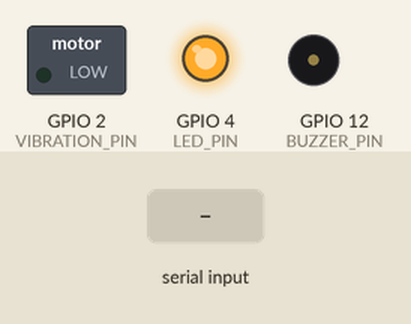
A sketch run on a simulated ESP32. On the bench: switched loads named in the sketch (green lamp = pin HIGH), output pins drawn as LEDs (lit = HIGH), buzzer (waves = sounding, pin HIGH). Inputs (shaded band) come from the test bench. What the sketch prints to the serial monitor is not drawn.

Above: at 0.6 s.
At 5.4 s:
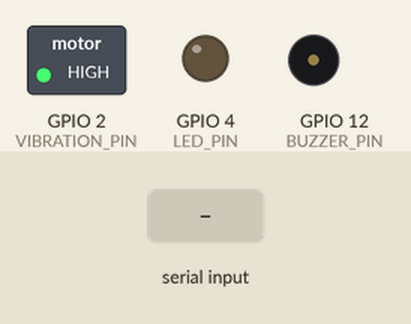
At 19.4 s:
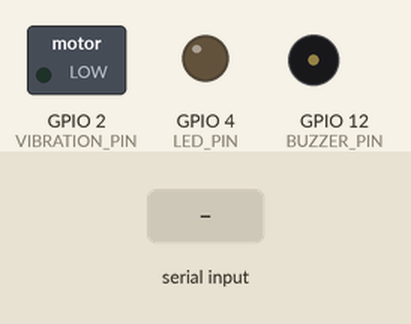
19.5 s: "1" received over the second serial link
Timing chart, 0 to 22.5 s (numbered marks = the images above; inputs shaded):
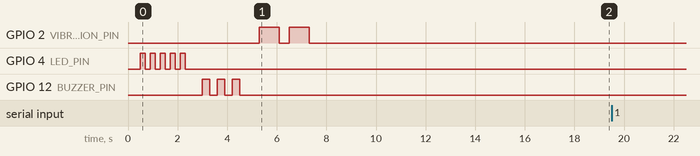

Measured:
- after the input at 19.5 s, every drawn part: stays the same

The sketch:

hardware_test.ino
```cpp
/*
 * ESP32 Controller — Hardware self-test sketch
 *
 * Runs each peripheral once in setup(), then loops the GPS reader
 * so you can keep watching NMEA output.
 *
 * Wiring (same as controller_arduino.ino):
 *   Buzzer         GPIO 12
 *   LED            GPIO 4
 *   Vibration      GPIO 2
 *   Neo-6M TX  ->  GPIO 16 (ESP32 RX1)
 *   Neo-6M RX  <-  GPIO 17 (ESP32 TX1)
 *
 * Upload (Arduino IDE):
 *   Board:         "ESP32 Dev Module"
 *   Upload speed:  921600
 *   Serial Monitor: 115200 baud
 */

#include <Arduino.h>
#include <HardwareSerial.h>

#define BUZZER_PIN       12
#define LED_PIN          4
#define VIBRATION_PIN    2

#define GPS_RX_PIN       16   // ESP32 RX1  <- GPS TX
#define GPS_TX_PIN       17   // ESP32 TX1  -> GPS RX
#define GPS_BAUD         9600

HardwareSerial GPS(1);

void testLED() {
  Serial.println(F("[1/4] LED  — 5 blinks on GPIO 4"));
  for (int i = 0; i < 5; i++) {
    digitalWrite(LED_PIN, HIGH);
    delay(200);
    digitalWrite(LED_PIN, LOW);
    delay(200);
  }
  Serial.println(F("      done."));
}

void testBuzzer() {
  Serial.println(F("[2/4] BUZZER — 3 beeps on GPIO 12"));
  for (int i = 0; i < 3; i++) {
    digitalWrite(BUZZER_PIN, HIGH);
    delay(300);
    digitalWrite(BUZZER_PIN, LOW);
    delay(300);
  }
  Serial.println(F("      done."));
}

void testVibration() {
  Serial.println(F("[3/4] VIBRATION — 2 pulses on GPIO 2"));
  for (int i = 0; i < 2; i++) {
    digitalWrite(VIBRATION_PIN, HIGH);
    delay(800);
    digitalWrite(VIBRATION_PIN, LOW);
    delay(400);
  }
  Serial.println(F("      done."));
}

void testGPS() {
  Serial.println(F("[4/4] GPS — reading NMEA for 10 s (GPIO 16 RX / 17 TX)"));
  unsigned long start = millis();
  size_t bytes = 0;
  while (millis() - start < 10000) {
    while (GPS.available()) {
      int c = GPS.read();
      Serial.write(c);
      bytes++;
    }
  }
  Serial.println();
  Serial.print(F("      received "));
  Serial.print(bytes);
  Serial.println(F(" bytes."));
  if (bytes == 0) {
    Serial.println(F("      FAIL: no data. Check TX->GPIO16, RX->GPIO17, VCC, GND."));
  } else {
    Serial.println(F("      OK: data flowing. (Fix can take minutes outdoors on cold start.)"));
  }
}

void setup() {
  Serial.begin(115200);
  delay(500);

  pinMode(LED_PIN, OUTPUT);
  pinMode(BUZZER_PIN, OUTPUT);
  pinMode(VIBRATION_PIN, OUTPUT);
  digitalWrite(LED_PIN, LOW);
  digitalWrite(BUZZER_PIN, LOW);
  digitalWrite(VIBRATION_PIN, LOW);

  GPS.begin(GPS_BAUD, SERIAL_8N1, GPS_RX_PIN, GPS_TX_PIN);

  Serial.println();
  Serial.println(F("==== ESP32 Controller Self-Test ===="));

  testLED();       delay(500);
  testBuzzer();    delay(500);
  testVibration(); delay(500);
  testGPS();

  Serial.println(F("==== All tests complete — streaming GPS ===="));
}

void loop() {
  while (GPS.available()) {
    Serial.write(GPS.read());
  }
}
```
